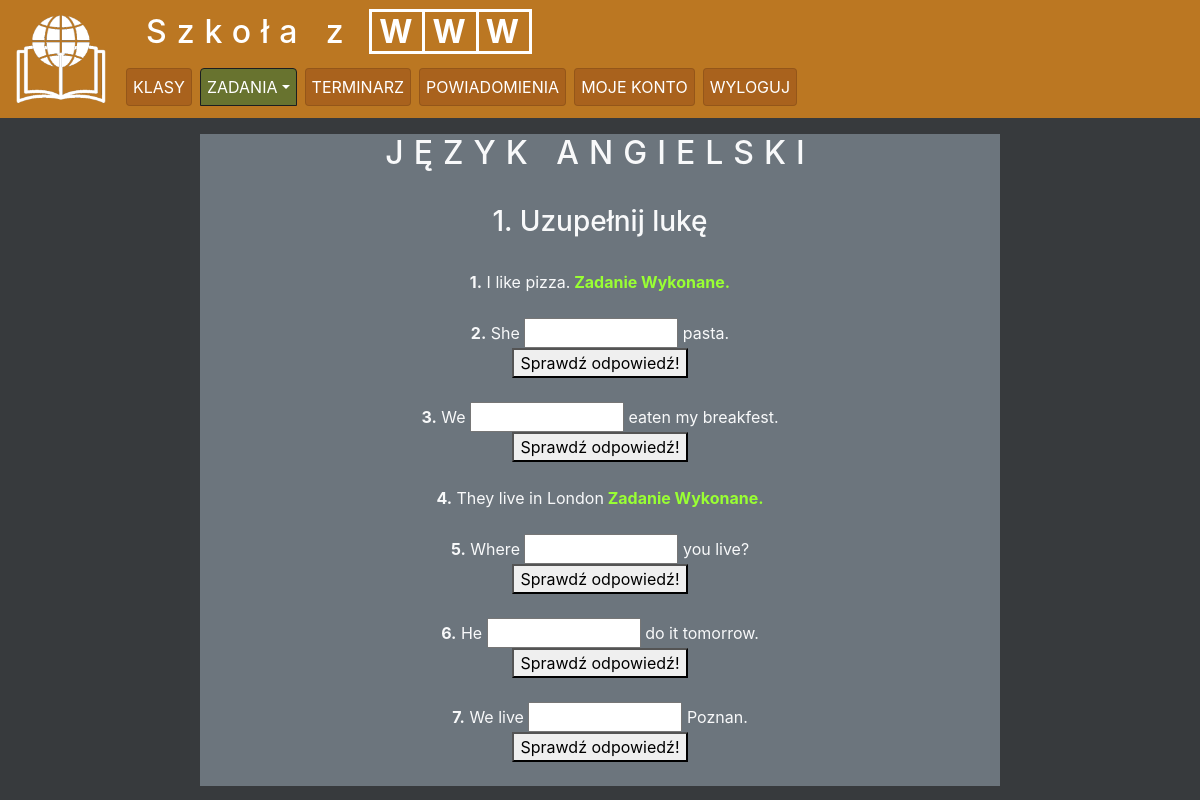
The page /zadanieAngU.php (signed in) on the database its author committed.
### tables this page shows
CREATE TABLE `zadania` (
  `id` int(11) NOT NULL,
  `przedmiot_id` int(11) NOT NULL,
  `typ` int(11) NOT NULL,
  `tresc` text NOT NULL,
  `klucz` text NOT NULL,
  `alt` text NOT NULL
);

### zadanieAngU.php (the view, shortened to what this page needs)
<!DOCTYPE html>
<html lang="pl">
<head>
	<link rel="stylesheet" href="css/bootstrap.min.css">
	<link rel="stylesheet" href="main.css">
</head>
<body>
	<?php $active = "z_angU"; require "header.php";	?>
	<main>
		<div class="container-fluid">
			<div class="row">
				<div class="col-sm-8 my-3 mx-auto bg-secondary text-center text-light">
					<h2>JĘZYK ANGIELSKI</h2><br>
					<h3>1. Uzupełnij lukę</h3>
					<form action="zadanieAngU.php" method="post">
					<br>
<?php
	require_once "dbconnect.php";
	$conn = new mysqli($host, $user, $pass, $db);
	$result = $conn->query("SELECT * FROM zadania WHERE przedmiot_id = 12 AND typ = 1");
	$i = 0;
	while($row = $result->fetch_assoc())
	{
		$i++;
		$zdanie = explode("#", $row['tresc'],2);
		$uzupelnij = $row['klucz'];
		$tresc = $row['tresc'];
		$idZadania = $row['id'];
		$dane = explode(",", $_SESSION['zalogowany']);
		if (isset($_POST["$i"])) {
			$numer = $_POST["$i"];
			if ($numer != '') {
			$resultKlucz = $conn->query("SELECT klucz FROM zadania WHERE alt = '$i'");
			$rowKlucz = $resultKlucz->fetch_assoc();
			$klucz = $rowKlucz['klucz'];
				if (ctype_alnum($numer) == false || $numer != $klucz) {
					echo "<b>".$i.".</b> ".$zdanie[0]."<input type='text' size='10' style='text-align: center;' name='$i' >".$zdanie[1]."<br><span style='color: #990000; font-weight: bold'>Niestety twoja odpowiedź jest niepoprawna.</span><br><br><button class='sprawdz'>Sprawdź odpowiedź!</button></a><br><br>";
				} else {
					echo "<b>".$i.".</b> ".$zdanie[0].$uzupelnij.$zdanie[1]."<span style='color: #99FF33; font-weight: bold'><br>Brawo twoja odpowiedź jest prawidłowa!</span></a><br><br>";
					$conn->query("INSERT INTO wykonanezadania VALUES(NULL,'$dane[1]','$idZadania')");
				}
			} else {
				echo "<b>".$i.".</b> ".$zdanie[0]."<input type='text' size='10' style='text-align: center;' name='$i' >".$zdanie[1]."<br><button class='sprawdz'>Sprawdź odpowiedź!</button></a><br><br>";
			}
		} else {
			$resultWykonane = $conn->query("SELECT * FROM wykonanezadania WHERE zadanieAng_id = '$idZadania' AND uczen_id = '$dane[1]'");
			if ($resultWykonane->num_rows > 0) {
				$rowWykonane = $resultWykonane->fetch_assoc();
				$wykonane = $rowWykonane['zadanieAng_id'];
				if ($idZadania == $wykonane) {
					echo "<b>".$i.".</b> ".$zdanie[0].$uzupelnij.$zdanie[1]."<span style='color: #99FF33; font-weight: bold'>       Zadanie Wykonane.</span><br><br>";
					$conn->query("UPDATE zadania SET alt = '$i' WHERE  tresc = '$tresc'");
				}
			} else {
				echo "<form action='zadanieAngU.php' method='post'><b>".$i.".</b> ".$zdanie[0]."<input type='text' size='10' style='text-align: center;' name='$i' >".$zdanie[1]."<br><button class='sprawdz'>Sprawdź odpowiedź!</button></a><br><br></form>";
				$conn->query("UPDATE zadania SET alt = '$i' WHERE  tresc = '$tresc'");
			}
		}
	}
?>
				</form>
				</div>
				<br><br>
				</div>
			</div>
	</main>
</body>
</html>

### header.php (shortened to what this page needs)
<header>
	<nav class="navbar navbar-dark">
		<a href="index.php" class="navbar-brand">
			<img src="img/logo4t.png" width="90" height="90" class="d-inline-block align-middle" alt="Szkoła z WWW">
		</a>
		<div class="mr-auto">
			<a href="index.php" class="navbar-brand"><h2 class="ml-sm-4">Szkoła z <span class="www">W</span><span class="www">W</span><span class="www">W</span></h2></a>
			<ul class="navbar-nav navbar-expand-lg text-center">
				<li><ul class="navbar-nav navbar-expand-sm list-inline justify-content-center">
					<li class="m-1 list-inline-item"><a href="klasy.php" class="list-group-item list-group-item-dark list-group-item-action klasy">KLASY</a>
					</li>
					<li class="m-1 list-inline-item"><div class="dropdown w-100">
						<a href="#" class="dropbtn dropdown-toggle list-group-item list-group-item-dark list-group-item-action z_zadane z_doZrobienia z_mat z_ang z_angU">ZADANIA</a>
					</div></li>
					<li class="m-1 list-inline-item"><a href="terminarz.php" class="list-group-item list-group-item-dark list-group-item-action terminarz">TERMINARZ</a></li>
				</ul></li>
				<li><ul class="navbar-nav navbar-expand-sm list-inline justify-content-center">
					<li class="m-1 list-inline-item powiadomienia"><a href="powiadomienia.php" class="list-group-item list-group-item-dark list-group-item-action powiadomienia">POWIADOMIENIA</a></li>
					<li class="m-1 list-inline-item"><a href="mojeKonto.php" class="list-group-item list-group-item-dark list-group-item-action mojeKonto">MOJE KONTO</a></li>
					<li class="m-1 list-inline-item"><a href="wyloguj.php" class="list-group-item list-group-item-dark list-group-item-action">WYLOGUJ</a></li>
				</ul></li>
			</ul>
		</div>
	</nav>
</header>

### main.css (style rules this page uses)
body { background-color: #373a3d; }
.navbar { background-color: #b72; }
.www { border: solid; padding-left: 7px; letter-spacing: 10px; margin-left: -3px; font-weight: bold; }
.list-group-item-dark { color: white !important; background-color: #a9621d; padding: 6px; }
.active { background-color: #68732F !important; cursor: default; }
@media (min-width: 576px) { h2 { letter-spacing: 10px; } }
@media (min-width: 576px) { .dropdown { width: auto !important; } }
.dropdown { position: relative; display: inline-block; }

### rows shown on the page
zadania: tresc "I", klucz "like", tresc "pizza."
zadania: tresc "She", tresc "pasta."
zadania: tresc "We", tresc "eaten my breakfest."
zadania: tresc "They live", klucz "in", tresc "London"
zadania: tresc "Where", tresc "you live?"
zadania: tresc "He", tresc "do it tomorrow."
zadania: tresc "We live", tresc "Poznan."
